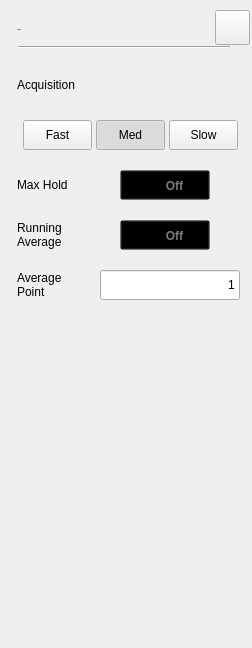
<?xml version="1.0" encoding="UTF-8"?>
<ui version="4.0">
 <class>Pm_Dialog_AverageSetup</class>
 <widget class="QWidget" name="Pm_Dialog_AverageSetup">
  <property name="geometry">
   <rect>
    <x>0</x>
    <y>0</y>
    <width>252</width>
    <height>648</height>
   </rect>
  </property>
  <property name="windowTitle">
   <string>Form</string>
  </property>
  <property name="styleSheet">
   <string notr="true">/************************indoor******************/
#Pm_Dialog_AverageSetup[status = &quot;indoor&quot;]
#widget
{
	background-color:rgba(211,211,211,0.9);
}
#Pm_Dialog_AverageSetup[status = &quot;indoor&quot;]
#widget&gt;QLabel
{
	font: 75 13px &quot;Arial&quot;;
	color:rgba(46,46,46,1);
}
#Pm_Dialog_AverageSetup[status = &quot;indoor&quot;]
#widget&gt;#lblTitle
{
	font: 75 20px &quot;Arial&quot;;
	color:rgba(46,46,46,1);
	line-height:23px;
	font-weight:bold;
}
#Pm_Dialog_AverageSetup[status = &quot;indoor&quot;]
#pb_cancel
{
border-style:flat;
background-color:rgba(0,0,0,0);
background-image: url(:/pm/image/btn_close_normal.png);
}
#Pm_Dialog_AverageSetup[status = &quot;indoor&quot;]
#pb_cancel:pressed
{
background-image: url(:/pm/image/btn_close_click.png);
}
#Pm_Dialog_AverageSetup[status = &quot;indoor&quot;]
#line
{
	background-color:rgba(46,46,46,1);
}
#Pm_Dialog_AverageSetup[status = &quot;indoor&quot;]
Pm_LineEdit
{
	
	background-color: rgba(255, 255, 255, 0.6);
	color:rgb(161, 114, 23);
	padding-left:6px;
	font: 75 13px &quot;Arial&quot;;
	font-weight:bold;
}
#Pm_Dialog_AverageSetup[status = &quot;indoor&quot;]
Pm_LineEdit:focus
{
	outline: none;
	border:2px solid rgba(162,115,0,1);
}
#Pm_Dialog_AverageSetup[status = &quot;indoor&quot;]
QPushButton
{
	font:75 13px &quot;Arial&quot;;
	font-weight:bold;
	color:rgba(123, 123, 123, 1);
	border-style:flat;
}
#Pm_Dialog_AverageSetup[status = &quot;indoor&quot;]
QPushButton:checked
{
	color:rgba(87, 87, 87, 1);
	border-style:flat;
}
#Pm_Dialog_AverageSetup[status = &quot;indoor&quot;]
#pb_mkrnoise,
#pb_toggle,
#pb_peakTrack
{
	background-color:rgba(0,0,0,0);
	font: 75 13px &quot;Arial&quot;;
	font-weight:bold;
	color:rgba(87, 87, 87, 1);
}
#Pm_Dialog_AverageSetup[status = &quot;indoor&quot;]
#pb_mkrnoise:checked,
#pb_toggle:checked,
#pb_peakTrack:checked
{
	padding:7px 44px 6px 25px;
	color:rgba(87, 87, 87, 1);
	border-image: url(:/pm/image/toggle_on.png);
}
#Pm_Dialog_AverageSetup[status = &quot;indoor&quot;]
#pb_mkrnoise:!checked,
#pb_toggle:!checked,
#pb_peakTrack:!checked
{
	padding:7px 17px 6px 36px;
	color:rgba(123, 123, 123, 1);
	border-image: url(:/pm/image/toggle_off.png);
}
#Pm_Dialog_AverageSetup[status = &quot;indoor&quot;]
#widget&gt;#pb_Normal:checked,
#widget&gt;#pb_Start:pressed
{
	background-image: url(:/pm/image/fre_checked_left.png);
}
#Pm_Dialog_AverageSetup[status = &quot;indoor&quot;]
#widget&gt;#pb_Normal:!checked,
#widget&gt;#pb_Start
{
   color: #7B7B7B;
	background-image: url(:/pm/image/fre_checked_right.png);
}
#Pm_Dialog_AverageSetup[status = &quot;indoor&quot;]
#widget&gt;#pb_DeltaPair:checked,
#widget&gt;#pb_Stop:pressed
{
	background-image: url(:/pm/image/fre_checked_right.png);
	background-position:right;
}
#Pm_Dialog_AverageSetup[status = &quot;indoor&quot;]
#widget&gt;#pb_DeltaPair:!checked,
#widget&gt;#pb_Stop
{
   color: #7B7B7B;
	background-image: url(:/pm/image/fre_checked_left.png);
	background-position:right;
}
#Pm_Dialog_AverageSetup[status = &quot;indoor&quot;]
#widget&gt;#pb_DeltaPair,
#widget&gt;#pb_Delta,
#widget&gt;#pb_Normal
{
	font: 75 13px &quot;Arial&quot;;
	font-weight:bold;
   color: #7B7B7B;  
}
/************************outdoor******************/
#Pm_Dialog_AverageSetup[status = &quot;outdoor&quot;]
#widget
{
	background-color:rgba(211,211,211,0.9);
}
#Pm_Dialog_AverageSetup[status = &quot;outdoor&quot;]
#widget&gt;QLabel
{
	font: 75 13px &quot;Arial&quot;;
	color:rgba(46,46,46,1);
}
#Pm_Dialog_AverageSetup[status = &quot;outdoor&quot;]
#widget&gt;#lblTitle
{
	font: 75 20px &quot;Arial&quot;;
	color:rgba(46,46,46,1);
	line-height:23px;
	font-weight:bold;
}
#Pm_Dialog_AverageSetup[status = &quot;outdoor&quot;]
#pb_cancel
{
border-style:flat;
background-color:rgba(0,0,0,0);
background-image: url(:/pm/image/btn_close_normal.png);
}
#Pm_Dialog_AverageSetup[status = &quot;outdoor&quot;]
#pb_cancel:pressed
{
background-image: url(:/pm/image/btn_close_click.png);
}
#Pm_Dialog_AverageSetup[status = &quot;outdoor&quot;]
#line
{
	background-color:rgba(46,46,46,1);
}
#Pm_Dialog_AverageSetup[status = &quot;outdoor&quot;]
Pm_LineEdit
{
	
	background-color: rgba(255, 255, 255, 0.6);
	color:rgb(161, 114, 23);
	padding-left:6px;
	font: 75 13px &quot;Arial&quot;;
	font-weight:bold;
}
#Pm_Dialog_AverageSetup[status = &quot;outdoor&quot;]
Pm_LineEdit:focus
{
	outline: none;
	border:2px solid rgba(162,115,0,1);
}
#Pm_Dialog_AverageSetup[status = &quot;outdoor&quot;]
QPushButton
{
	color:rgba(0, 0, 0,1);
	font: 75 13px &quot;Arial&quot;;
	border-style:flat;
	font-weight:bold;
}
#Pm_Dialog_AverageSetup[status = &quot;outdoor&quot;]
QPushButton:checked
{
	color:rgba(87, 87, 87, 1);
	border-style:flat;
}
#Pm_Dialog_AverageSetup[status = &quot;outdoor&quot;]
#pb_mkrnoise,
#pb_toggle,
#pb_peakTrack
{
	background-color:rgba(0,0,0,0);
	font: 75 13px &quot;Arial&quot;;
	font-weight:bold;
	color:rgba(87, 87, 87, 1);
}
#Pm_Dialog_AverageSetup[status = &quot;outdoor&quot;]
#pb_mkrnoise:checked,
#pb_toggle:checked,
#pb_peakTrack:checked
{
	padding:7px 44px 6px 25px;
	color:rgba(87, 87, 87, 1);
	border-image: url(:/pm/image/toggle_on.png);
}
#Pm_Dialog_AverageSetup[status = &quot;outdoor&quot;]
#pb_mkrnoise:!checked,
#pb_toggle:!checked,
#pb_peakTrack:!checked
{
	padding:7px 17px 6px 36px;
	color:rgba(123, 123, 123, 1);
	border-image: url(:/pm/image/toggle_off.png);
}
#Pm_Dialog_AverageSetup[status = &quot;outdoor&quot;]
#widget&gt;#pb_Normal:checked,
#widget&gt;#pb_Start:pressed
{
	background-image: url(:/pm/image/fre_checked_left.png);
}
#Pm_Dialog_AverageSetup[status = &quot;outdoor&quot;]
#widget&gt;#pb_Normal:!checked,
#widget&gt;#pb_Start
{
color: #7B7B7B;
	background-image: url(:/pm/image/fre_checked_right.png);
}
#Pm_Dialog_AverageSetup[status = &quot;outdoor&quot;]
#widget&gt;#pb_DeltaPair:checked,
#widget&gt;#pb_Stop:pressed
{
	background-image: url(:/pm/image/fre_checked_right.png);
	background-position:right;
}
#Pm_Dialog_AverageSetup[status = &quot;outdoor&quot;]
#widget&gt;#pb_DeltaPair:!checked,
#widget&gt;#pb_Stop
{
color: #7B7B7B;
	background-image: url(:/pm/image/fre_checked_left.png);
	background-position:right;
}
#Pm_Dialog_AverageSetup[status = &quot;outdoor&quot;]
#widget&gt;#pb_DeltaPair,
#widget&gt;#pb_Delta,
#widget&gt;#pb_Normal
{
	font: 75 13px &quot;Arial&quot;;
	font-weight:bold;
color: #7B7B7B;
}
/************************night******************/
#Pm_Dialog_AverageSetup[status = &quot;night&quot;]
#widget
{
	background-color:rgba(208,182,139,0.9);
}
#Pm_Dialog_AverageSetup[status = &quot;night&quot;]
#widget&gt;QLabel
{
	font: 75 13px &quot;Arial&quot;;
	color:rgba(46,46,46,1);
}
#Pm_Dialog_AverageSetup[status = &quot;night&quot;]
#widget&gt;#lblTitle
{
	font: 75 20px &quot;Arial&quot;;
	color:rgba(46,46,46,1);
	line-height:23px;
	font-weight:bold;
}
#Pm_Dialog_AverageSetup[status = &quot;night&quot;]
#pb_cancel
{
background-color:rgba(0,0,0,0);
border-image: url(:/pm/image/night/btn_close_normal.png);
}
#Pm_Dialog_AverageSetup[status = &quot;night&quot;]
#pb_cancel:pressed
{
border-image: url(:/pm/image/night/btn_close_click.png);
}
#Pm_Dialog_AverageSetup[status = &quot;night&quot;]
#line
{
	background-color:rgba(46,46,46,1);
}
#Pm_Dialog_AverageSetup[status = &quot;night&quot;]
Pm_LineEdit
{
	background: rgba(251,220,167,0.60);
   color:rgba(159,98,0,1);
	padding:8px 8px 7px 10px ;
	font: 75 13px &quot;Arial&quot;;
	font-weight:bold;
}
#Pm_Dialog_AverageSetup[status  =  &quot;night&quot;] 
Pm_LineEdit:disable
{
	color:rgba(133,133,133,0.6);
}
#Pm_Dialog_AverageSetup[status = &quot;night&quot;]
Pm_LineEdit:focus
{
	outline: none;
	border:2px solid rgba(162,115,0,1);
}
#Pm_Dialog_AverageSetup[status = &quot;night&quot;]
QPushButton
{
	color:rgba(123, 123, 123,1);
	font: 75 13px &quot;Arial&quot;;
	border-style:flat;
	font-weight:bold;
}
#Pm_Dialog_AverageSetup[status = &quot;night&quot;]
QPushButton:checked
{
	color:rgba(87, 87, 87, 1);
	border-style:flat;
}
#Pm_Dialog_AverageSetup[status = &quot;night&quot;]
#pb_mkrnoise,
#pb_toggle,
#pb_peakTrack
{
	background-color:rgba(0,0,0,0);
	font: 75 13px &quot;Arial&quot;;
	font-weight:bold;
	color:rgba(87, 87, 87, 1);
}
#Pm_Dialog_AverageSetup[status = &quot;night&quot;]
#pb_mkrnoise:checked,
#pb_toggle:checked,
#pb_peakTrack:checked
{
	padding:7px 44px 6px 25px;
	color:rgba(87, 87, 87, 1);
	border-image: url(:/pm/image/toggle_on.png);
}
#Pm_Dialog_AverageSetup[status = &quot;night&quot;]
#pb_mkrnoise:!checked,
#pb_toggle:!checked,
#pb_peakTrack:!checked
{
	padding:7px 17px 6px 36px;
	color:rgba(123, 123, 123, 1);
	border-image: url(:/pm/image/toggle_off.png);
}
#Pm_Dialog_AverageSetup[status = &quot;night&quot;]
#widget&gt;#pb_Normal:checked,
#widget&gt;#pb_Start:pressed
{
	background-image: url(:/pm/image/fre_checked_left.png);
}
#Pm_Dialog_AverageSetup[status = &quot;night&quot;]
#widget&gt;#pb_Normal:!checked,
#widget&gt;#pb_Start
{
color: #7B7B7B;
	background-image: url(:/pm/image/fre_checked_right.png);
}
#Pm_Dialog_AverageSetup[status = &quot;night&quot;]
#widget&gt;#pb_DeltaPair:checked,
#widget&gt;#pb_Stop:pressed
{
	background-image: url(:/pm/image/fre_checked_right.png);
	background-position:right;
}
#Pm_Dialog_AverageSetup[status = &quot;night&quot;]
#widget&gt;#pb_DeltaPair:!checked,
#widget&gt;#pb_Stop
{
color: #7B7B7B;
	background-image: url(:/pm/image/fre_checked_left.png);
	background-position:right;
}
#Pm_Dialog_AverageSetup[status = &quot;night&quot;]
#widget&gt;#pb_DeltaPair
#Pm_Dialog_AverageSetup[status = &quot;night&quot;]
#widget&gt;#pb_Delta
#Pm_Dialog_AverageSetup[status = &quot;night&quot;]
#widget&gt;#pb_Normal
{
color: #7B7B7B;
	font: 75 13px &quot;Arial&quot;;
	font-weight:bold;
}</string>
  </property>
  <property name="status" stdset="0">
   <string>night</string>
  </property>
  <widget class="QWidget" name="widget" native="true">
   <property name="geometry">
    <rect>
     <x>0</x>
     <y>0</y>
     <width>252</width>
     <height>651</height>
    </rect>
   </property>
   <property name="styleSheet">
    <string notr="true"/>
   </property>
   <widget class="Pm_LineEdit" name="leAveragePoint">
    <property name="geometry">
     <rect>
      <x>100</x>
      <y>270</y>
      <width>140</width>
      <height>30</height>
     </rect>
    </property>
    <property name="text">
     <string>1</string>
    </property>
    <property name="alignment">
     <set>Qt::AlignRight|Qt::AlignTrailing|Qt::AlignVCenter</set>
    </property>
    <property name="readOnly">
     <bool>true</bool>
    </property>
   </widget>
   <widget class="QPushButton" name="pb_cancel">
    <property name="geometry">
     <rect>
      <x>215</x>
      <y>10</y>
      <width>35</width>
      <height>35</height>
     </rect>
    </property>
    <property name="text">
     <string/>
    </property>
   </widget>
   <widget class="QLabel" name="lblTitle">
    <property name="geometry">
     <rect>
      <x>17</x>
      <y>19</y>
      <width>98</width>
      <height>22</height>
     </rect>
    </property>
    <property name="font">
     <font>
      <family>Arial</family>
      <pointsize>-1</pointsize>
      <weight>75</weight>
      <italic>false</italic>
      <bold>true</bold>
     </font>
    </property>
    <property name="text">
     <string>Average</string>
    </property>
   </widget>
   <widget class="Line" name="line">
    <property name="geometry">
     <rect>
      <x>18</x>
      <y>46</y>
      <width>212</width>
      <height>2</height>
     </rect>
    </property>
    <property name="orientation">
     <enum>Qt::Horizontal</enum>
    </property>
   </widget>
   <widget class="QLabel" name="labelPoint">
    <property name="geometry">
     <rect>
      <x>17</x>
      <y>270</y>
      <width>80</width>
      <height>30</height>
     </rect>
    </property>
    <property name="text">
     <string>Average
Point</string>
    </property>
   </widget>
   <widget class="QPushButton" name="pb_MaxHold">
    <property name="geometry">
     <rect>
      <x>120</x>
      <y>170</y>
      <width>90</width>
      <height>30</height>
     </rect>
    </property>
    <property name="styleSheet">
     <string notr="true">#pb_MaxHold
{
	background-color:rgba(0,0,0,0);
	font: 75 13px &quot;Arial&quot;;
	font-weight:bold;
}
#pb_MaxHold:checked
{
	padding:7px 44px 6px 25px;
	color:rgba(87, 87, 87, 1);
	border-image: url(:/pm/image/toggle_on.png);
}

#pb_MaxHold:!checked
{
	padding:7px 17px 6px 36px;
	color:rgba(123, 123, 123, 1);
	border-image: url(:/pm/image/toggle_off.png);
}</string>
    </property>
    <property name="text">
     <string>Off</string>
    </property>
    <property name="checkable">
     <bool>true</bool>
    </property>
   </widget>
   <widget class="QLabel" name="label_4">
    <property name="geometry">
     <rect>
      <x>17</x>
      <y>170</y>
      <width>80</width>
      <height>30</height>
     </rect>
    </property>
    <property name="text">
     <string>Max Hold</string>
    </property>
   </widget>
   <widget class="QPushButton" name="pb_Fast">
    <property name="geometry">
     <rect>
      <x>23</x>
      <y>120</y>
      <width>69</width>
      <height>30</height>
     </rect>
    </property>
    <property name="focusPolicy">
     <enum>Qt::NoFocus</enum>
    </property>
    <property name="styleSheet">
     <string notr="true">#Pm_Dialog_AverageSetup[status = &quot;indoor&quot;] 
#widget&gt;#pb_Fast:checked
{ 
	background-image: url(:/pm/image/fre_checked_left.png); 
}
#Pm_Dialog_AverageSetup[status = &quot;indoor&quot;] 
#widget&gt;#pb_Fast:!checked
{color: #7B7B7B;
	background-image: url(:/pm/image/fre_checked_right.png); 
}
#Pm_Dialog_AverageSetup[status = &quot;outdoor&quot;]
#widget&gt;#pb_Fast:checked
{
	background-image: url(:/pm/image/fre_checked_left.png); 
}
#Pm_Dialog_AverageSetup[status = &quot;outdoor&quot;]
#widget&gt;#pb_Fast:!checked
{color: #7B7B7B;
	background-image: url(:/pm/image/fre_checked_right.png); 
}
#Pm_Dialog_AverageSetup[status = &quot;night&quot;]
#widget&gt;#pb_Fast:checked
{
	background-image: url(:/pm/image/fre_checked_left.png); 
}
#Pm_Dialog_AverageSetup[status = &quot;night&quot;]
#widget&gt;#pb_Fast:!checked
{color: #7B7B7B;
	background-image: url(:/pm/image/fre_checked_right.png); 
} 
</string>
    </property>
    <property name="text">
     <string>Fast</string>
    </property>
    <property name="checkable">
     <bool>true</bool>
    </property>
    <property name="checked">
     <bool>false</bool>
    </property>
    <attribute name="buttonGroup">
     <string notr="true">MrkerTypeGroup</string>
    </attribute>
   </widget>
   <widget class="QPushButton" name="pb_Med">
    <property name="geometry">
     <rect>
      <x>96</x>
      <y>120</y>
      <width>69</width>
      <height>30</height>
     </rect>
    </property>
    <property name="focusPolicy">
     <enum>Qt::NoFocus</enum>
    </property>
    <property name="styleSheet">
     <string notr="true">#Pm_Dialog_AverageSetup[status = &quot;indoor&quot;]
QPushButton
{
text-align:center;
padding-left:0px;
color: #7B7B7B;
background-image: url(:/pm/image/btn_mkr_nor.png);
}
#Pm_Dialog_AverageSetup[status = &quot;indoor&quot;]
QPushButton:checked
{
background-image: url(:/pm/image/btn_mkr_click.png);
}

#Pm_Dialog_AverageSetup[status = &quot;outdoor&quot;]
QPushButton
{
text-align:center;
padding-left:0px;
color: #7B7B7B;
background-image: url(:/pm/image/btn_mkr_nor.png);
}
#Pm_Dialog_AverageSetup[status = &quot;outdoor&quot;]
QPushButton:checked
{
background-image: url(:/pm/image/btn_mkr_click.png);
}

#Pm_Dialog_AverageSetup[status = &quot;night&quot;]
QPushButton
{
text-align:center;
padding-left:0px;
color: #7B7B7B;
background-image: url(:/pm/image/btn_mkr_nor.png);
}
#Pm_Dialog_AverageSetup[status = &quot;night&quot;]
QPushButton:checked
{
background-image: url(:/pm/image/btn_mkr_click.png);
}</string>
    </property>
    <property name="text">
     <string>Med</string>
    </property>
    <property name="checkable">
     <bool>true</bool>
    </property>
    <property name="checked">
     <bool>true</bool>
    </property>
    <attribute name="buttonGroup">
     <string notr="true">MrkerTypeGroup</string>
    </attribute>
   </widget>
   <widget class="QPushButton" name="pb_Slow">
    <property name="geometry">
     <rect>
      <x>169</x>
      <y>120</y>
      <width>69</width>
      <height>30</height>
     </rect>
    </property>
    <property name="focusPolicy">
     <enum>Qt::NoFocus</enum>
    </property>
    <property name="styleSheet">
     <string notr="true">#Pm_Dialog_AverageSetup[status = &quot;indoor&quot;] 
#widget&gt;#pb_Slow:checked
{ 
	background-image: url(:/pm/image/fre_checked_right.png);
	background-position:right;
}
#Pm_Dialog_AverageSetup[status = &quot;indoor&quot;] 
#widget&gt;#pb_Slow:!checked
{ 
    color: #7B7B7B;
	background-image: url(:/pm/image/fre_checked_left.png);
	background-position:right;
}
#Pm_Dialog_AverageSetup[status = &quot;outdoor&quot;]
#widget&gt;#pb_Slow:checked
{ 
	background-image: url(:/pm/image/fre_checked_right.png);
	background-position:right;
}
#Pm_Dialog_AverageSetup[status = &quot;outdoor&quot;]
#widget&gt;#pb_Slow:!checked
{
    color: #7B7B7B;
	background-image: url(:/pm/image/fre_checked_left.png);
	background-position:right;
}
#Pm_Dialog_AverageSetup[status = &quot;night&quot;]
#widget&gt;#pb_Slow:checked
{ 
	background-image: url(:/pm/image/fre_checked_right.png);
	background-position:right;
}
#Pm_Dialog_AverageSetup[status = &quot;night&quot;]
#widget&gt;#pb_Slow:!checked
{ 
    color: #7B7B7B;
	background-image: url(:/pm/image/fre_checked_left.png);
	background-position:right;
}</string>
    </property>
    <property name="text">
     <string>Slow</string>
    </property>
    <property name="checkable">
     <bool>true</bool>
    </property>
    <property name="checked">
     <bool>false</bool>
    </property>
    <attribute name="buttonGroup">
     <string notr="true">MrkerTypeGroup</string>
    </attribute>
   </widget>
   <widget class="QLabel" name="label_5">
    <property name="geometry">
     <rect>
      <x>17</x>
      <y>70</y>
      <width>80</width>
      <height>30</height>
     </rect>
    </property>
    <property name="text">
     <string>Acquisition</string>
    </property>
   </widget>
   <widget class="QLabel" name="label_6">
    <property name="geometry">
     <rect>
      <x>17</x>
      <y>220</y>
      <width>80</width>
      <height>30</height>
     </rect>
    </property>
    <property name="text">
     <string>Running
Average</string>
    </property>
   </widget>
   <widget class="QPushButton" name="pb_RunningAverage">
    <property name="geometry">
     <rect>
      <x>120</x>
      <y>220</y>
      <width>90</width>
      <height>30</height>
     </rect>
    </property>
    <property name="styleSheet">
     <string notr="true">#pb_RunningAverage
{
	background-color:rgba(0,0,0,0);
	font: 75 13px &quot;Arial&quot;;
	font-weight:bold;
}
#pb_RunningAverage:checked
{
	padding:7px 44px 6px 25px;
	color:rgba(87, 87, 87, 1);
	border-image: url(:/pm/image/toggle_on.png);
}

#pb_RunningAverage:!checked
{
	padding:7px 17px 6px 36px;
	color:rgba(123, 123, 123, 1);
	border-image: url(:/pm/image/toggle_off.png);
}</string>
    </property>
    <property name="text">
     <string>Off</string>
    </property>
    <property name="checkable">
     <bool>true</bool>
    </property>
   </widget>
  </widget>
 </widget>
 <customwidgets>
  <customwidget>
   <class>Pm_LineEdit</class>
   <extends>QLineEdit</extends>
   <header location="global">Pm_lineedit.h</header>
   <slots>
    <signal>clicked()</signal>
   </slots>
  </customwidget>
 </customwidgets>
 <resources/>
 <connections/>
 <buttongroups>
  <buttongroup name="MrkerTypeGroup"/>
 </buttongroups>
</ui>
